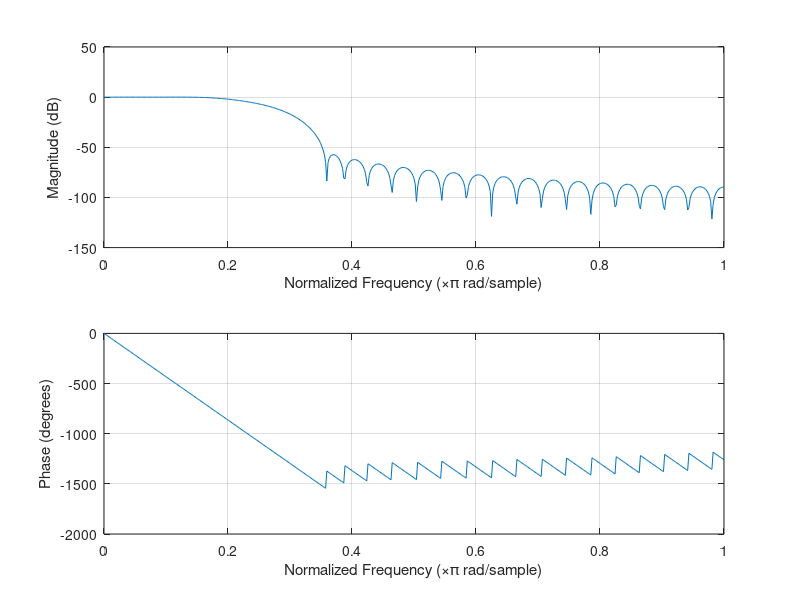
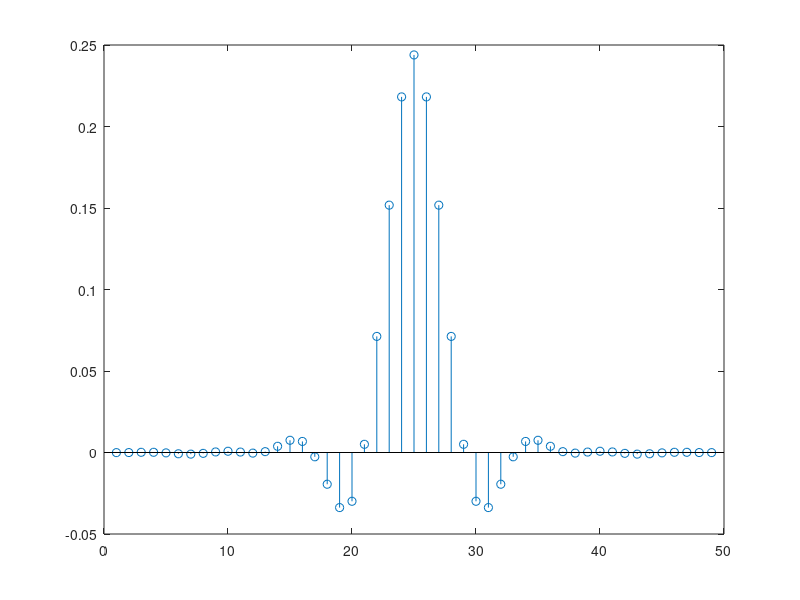
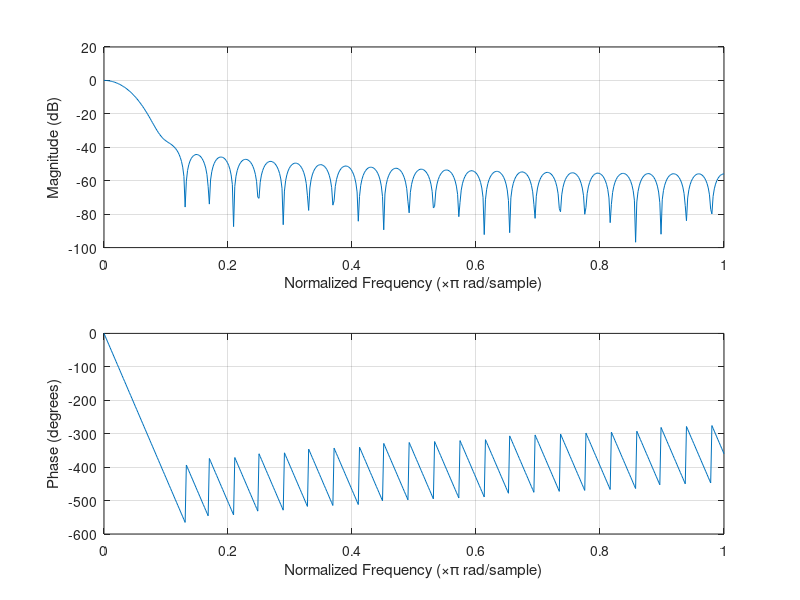

Write the MATLAB code that produced these figures, in order.
T = 4.1;
beta = 0.45;
tt = -24 : 24;

% Cosine windows reduce ringing artifacts.
cosine_window = cos(pi * beta * tt / T) ./ (1 - (2 * beta * tt).^2 / (T * T));

luma = (1 / T) * sinc(tt / T) .* cosine_window .* kaiser(49, 1.0)';

chroma = gausswin(49);
chroma = chroma / sum(chroma);

close all;
figure(1);
freqz(luma);

figure(2);
stem(luma);

figure(3);
freqz(chroma);

file = fopen('ntsc-decode-filter-3phase.inc', 'w');
fprintf(file, '#define TAPS 24\n');
fprintf(file, 'const float luma_filter[TAPS + 1] = float[TAPS + 1](\n');
fprintf(file, '   %.9f,\n', luma(1 : 24));
fprintf(file, '   %.9f);\n\n', luma(25));

fprintf(file, 'const float chroma_filter[TAPS + 1] = float[TAPS + 1](\n');
fprintf(file, '   %.9f,\n', chroma(1 : 24));
fprintf(file, '   %.9f);\n', chroma(25));
fclose(file);
